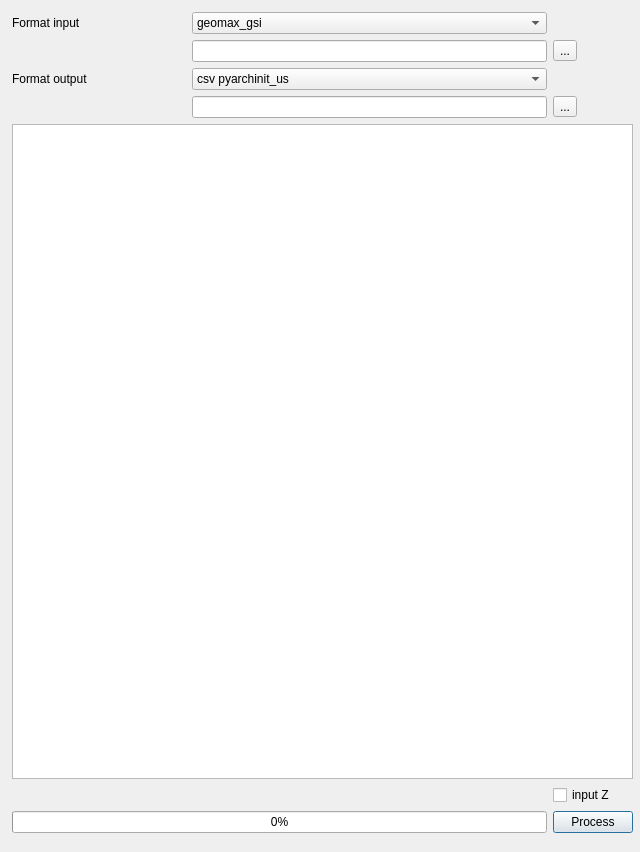
<?xml version="1.0" encoding="UTF-8"?>
<ui version="4.0">
 <class>TotalopenstationTopyarchinit</class>
 <widget class="QDialog" name="TotalopenstationTopyarchinit">
  <property name="geometry">
   <rect>
    <x>0</x>
    <y>0</y>
    <width>640</width>
    <height>852</height>
   </rect>
  </property>
  <property name="windowTitle">
   <string>TotalopenstationTopyarchinit</string>
  </property>
  <widget class="QWidget" name="layoutWidget">
   <property name="geometry">
    <rect>
     <x>12</x>
     <y>12</y>
     <width>621</width>
     <height>821</height>
    </rect>
   </property>
   <layout class="QGridLayout" name="gridLayout">
    <item row="3" column="3">
     <widget class="QToolButton" name="toolButton_output">
      <property name="text">
       <string>...</string>
      </property>
     </widget>
    </item>
    <item row="1" column="1" colspan="2">
     <widget class="QLineEdit" name="lineEdit_input"/>
    </item>
    <item row="4" column="0" colspan="4">
     <widget class="QTableView" name="tableView">
      <property name="alternatingRowColors">
       <bool>true</bool>
      </property>
      <property name="gridStyle">
       <enum>Qt::PenStyle::DashDotDotLine</enum>
      </property>
      <property name="sortingEnabled">
       <bool>true</bool>
      </property>
      <attribute name="horizontalHeaderStretchLastSection">
       <bool>true</bool>
      </attribute>
      <attribute name="verticalHeaderCascadingSectionResizes">
       <bool>true</bool>
      </attribute>
      <attribute name="verticalHeaderShowSortIndicator" stdset="0">
       <bool>true</bool>
      </attribute>
      <attribute name="verticalHeaderStretchLastSection">
       <bool>true</bool>
      </attribute>
     </widget>
    </item>
    <item row="0" column="1" colspan="2">
     <widget class="QComboBox" name="comboBox_format">
      <item>
       <property name="text">
        <string>geomax_gsi</string>
       </property>
      </item>
      <item>
       <property name="text">
        <string>geomax_txt</string>
       </property>
      </item>
      <item>
       <property name="text">
        <string>leica_gsi</string>
       </property>
      </item>
      <item>
       <property name="text">
        <string>leica_tcr_1205</string>
       </property>
      </item>
      <item>
       <property name="text">
        <string>leica_tcr_705</string>
       </property>
      </item>
      <item>
       <property name="text">
        <string>topcon_gts</string>
       </property>
      </item>
      <item>
       <property name="text">
        <string>topcon_ascii</string>
       </property>
      </item>
      <item>
       <property name="text">
        <string>topcon_gt7</string>
       </property>
      </item>
      <item>
       <property name="text">
        <string>sokkia_sdr33</string>
       </property>
      </item>
      <item>
       <property name="text">
        <string>trimble_dc</string>
       </property>
      </item>
      <item>
       <property name="text">
        <string>trimble_are</string>
       </property>
      </item>
      <item>
       <property name="text">
        <string>nikon_raw_v200</string>
       </property>
      </item>
      <item>
       <property name="text">
        <string>zeiss_r5</string>
       </property>
      </item>
      <item>
       <property name="text">
        <string>zeiss_rec_500</string>
       </property>
      </item>
      <item>
       <property name="text">
        <string>landxml</string>
       </property>
      </item>
     </widget>
    </item>
    <item row="0" column="0">
     <widget class="QLabel" name="label_9">
      <property name="text">
       <string>Format input</string>
      </property>
     </widget>
    </item>
    <item row="6" column="3">
     <widget class="QPushButton" name="pushButton_export">
      <property name="maximumSize">
       <size>
        <width>100</width>
        <height>16777215</height>
       </size>
      </property>
      <property name="text">
       <string>Process</string>
      </property>
     </widget>
    </item>
    <item row="3" column="1" colspan="2">
     <widget class="QLineEdit" name="lineEdit_output"/>
    </item>
    <item row="6" column="0" colspan="3">
     <widget class="QProgressBar" name="progressBar">
      <property name="value">
       <number>0</number>
      </property>
     </widget>
    </item>
    <item row="1" column="3">
     <widget class="QToolButton" name="toolButton_input">
      <property name="text">
       <string>...</string>
      </property>
     </widget>
    </item>
    <item row="2" column="0">
     <widget class="QLabel" name="label_10">
      <property name="text">
       <string>Format output</string>
      </property>
     </widget>
    </item>
    <item row="2" column="1" colspan="2">
     <widget class="QComboBox" name="comboBox_format2">
      <item>
       <property name="text">
        <string>csv pyarchinit_us</string>
       </property>
      </item>
      <item>
       <property name="text">
        <string>csv pyarchinit_rif</string>
       </property>
      </item>
      <item>
       <property name="text">
        <string>csv pyarchinit_sample</string>
       </property>
      </item>
     </widget>
    </item>
    <item row="5" column="3">
     <widget class="QCheckBox" name="checkBox_coord">
      <property name="text">
       <string>input Z</string>
      </property>
     </widget>
    </item>
   </layout>
  </widget>
 </widget>
 <resources/>
 <connections/>
</ui>
